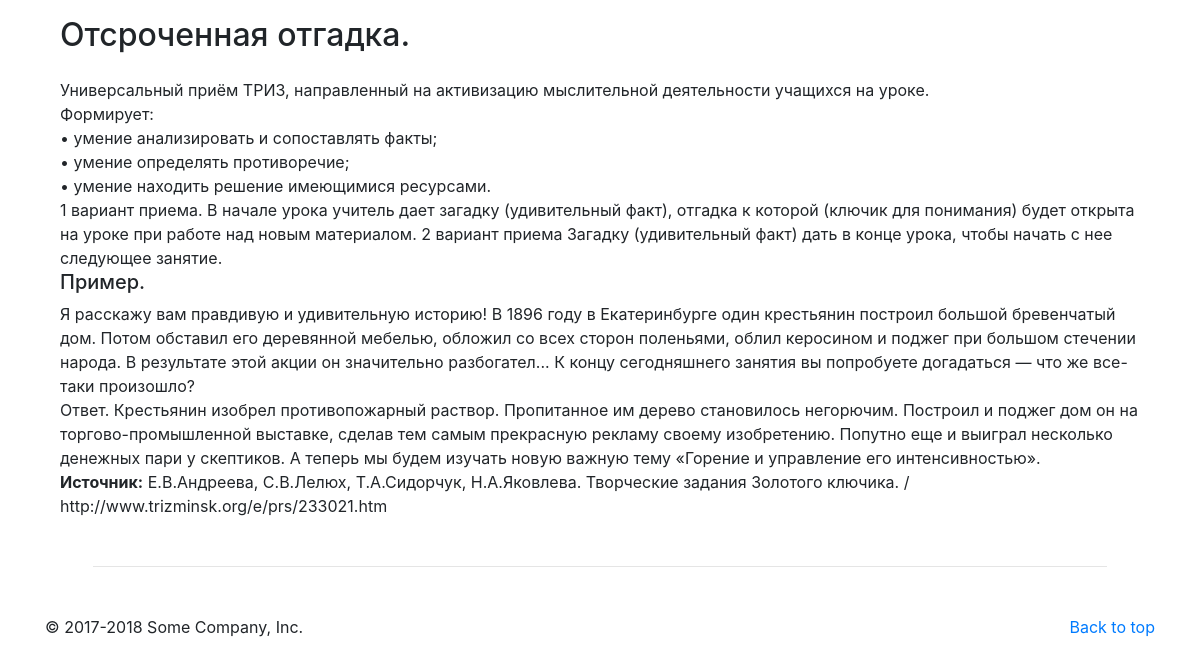
Page /card.php?stage=beginning&id=3 on the committed database.
### tables this page shows
CREATE TABLE `beginning` (
  `id` int(10) UNSIGNED NOT NULL,
  `name` varchar(400) NOT NULL,
  `description` varchar(10000) NOT NULL
);

### card.php (the view, shortened to what this page needs)
<?php
    require_once("configDB.php");
?>
<!doctype html>
<html lang="en">
  <head>
    <link rel="stylesheet" href="https://stackpath.bootstrapcdn.com/bootstrap/4.1.3/css/bootstrap.min.css">
  </head>
  <body>
    <section class="container m-3 ml-auto mr-auto">
			<?php
        $result = $pdo->query('SELECT stage_table_name FROM stages');
        $stages = array();
        while($row = $result->fetch(PDO::FETCH_ASSOC)){
          $stages[] = $row['stage_table_name'];
        }
        if (isset($_GET['stage']) && isset($_GET['id'])) {
          $table = htmlspecialchars($_GET['stage']);
          if (in_array($table, $stages)){
            $id = $_GET['id'];
            $qu = "SELECT * FROM ".$table." WHERE id=:id";
            $stmt = $pdo->prepare($qu);
            $stmt->execute([':id' => $id]);
            $row = $stmt->fetch(PDO::FETCH_ASSOC);
            echo '<section class="container">
                <h2 class="mb-4">'.$row['name'].'</h2>
                <section>'.$row['description'].'</section>
            </section>';
          }
      }
      ?>
    </section>
    <section class="container">
    	<hr class="featurette-divider m-5">
    </section>
    <footer class="container pb-5">
        <p class="float-right"><a href="#">Back to top</a></p>
        <p>© 2017-2018 Some Company, Inc.</p>
    </footer>
  </body>
</html>

### rows in the picture
beginning: name "Отсроченная отгадка.", description "Универсальный приём ТРИЗ, направленный на активизацию мыслительной деятельности учащихся на уроке. Формирует: • умение анализировать и сопоставлять факты; • умение определять противоречие; • умение находить решение имеющимися ресурсами. 1 вариант приема. В начале урока учитель дает загадку (удивительный факт), отгадка к которой (ключик для понимания) будет открыта на уроке при работе над новым материалом. 2 вариант приема Загадку (удивительный факт) дать в конце урока, чтобы начать с нее следующее занятие. Пример. Я расскажу вам правдивую и удивительную историю! В 1896 году в Екатеринбурге один крестьянин построил большой бревенчатый дом. Потом обставил его деревянной мебелью, обложил со…"
